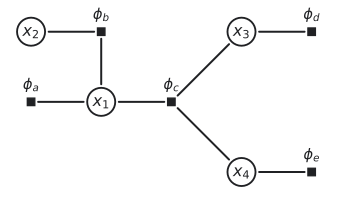

Source code (Python):
"""Factor graph over four binary variables, factors phi_a..phi_e. Redrawn from the TikZ source of
Gutmann, Pen and Paper Exercises in Machine Learning (CC BY 4.0), Ex. 6.3.
"""

import matplotlib.pyplot as plt
from matplotlib.patches import Circle, FancyArrowPatch, Rectangle

from mlrecall.figstyle import INK, LIGHT, save

R = 0.3  # node radius (data units)
PANELS = [
    {
        "nodes": {
            "x1": (0, 0, "$x_1$"),
            "x2": (-1.5, 1.5, "$x_2$"),
            "x3": (3, 1.5, "$x_3$"),
            "x4": (3, -1.5, "$x_4$"),
        },
        "factors": {
            "a": (-1.5, 0, "$\\phi_a$", "above"),
            "b": (0, 1.5, "$\\phi_b$", "above"),
            "c": (1.5, 0, "$\\phi_c$", "above"),
            "d": (4.5, 1.5, "$\\phi_d$", "above"),
            "e": (4.5, -1.5, "$\\phi_e$", "above"),
        },
        "edges": [
            ("a", "x1", "u", 0.0),
            ("b", "x1", "u", 0.0),
            ("b", "x2", "u", 0.0),
            ("x1", "c", "u", 0.0),
            ("c", "x3", "u", 0.0),
            ("c", "x4", "u", 0.0),
            ("x3", "d", "u", 0.0),
            ("x4", "e", "u", 0.0),
        ],
    }
]


def draw(ax, panel):
    nodes, patches = panel["nodes"], {}
    for name, (x, y, label) in nodes.items():
        shaded = name in panel.get("shaded", ())
        c = Circle((x, y), R, fc=LIGHT if shaded else "white", ec=INK, lw=1.4, zorder=3)
        ax.add_patch(c)
        patches[name] = c
        ax.text(x, y, label, ha="center", va="center", fontsize=12, color=INK, zorder=4)
    for name, (x, y, label, side) in panel.get("factors", {}).items():
        s = 0.16
        sq = Rectangle((x - s / 2, y - s / 2), s, s, fc=INK, ec=INK, zorder=3)
        ax.add_patch(sq)
        patches[name] = sq
        dx, dy, ha, va = {
            "above": (0, 0.2, "center", "bottom"),
            "below": (0, -0.2, "center", "top"),
            "left": (-0.2, 0, "right", "center"),
            "right": (0.2, 0, "left", "center"),
        }[side]
        ax.text(x + dx, y + dy, label, ha=ha, va=va, fontsize=12 - 1, color=INK)
    centers = {k: v[:2] for k, v in {**nodes, **panel.get("factors", {})}.items()}
    for a, b, kind, rad in panel["edges"]:
        ax.add_patch(
            FancyArrowPatch(
                posA=centers[a],
                posB=centers[b],
                patchA=patches[a],
                patchB=patches[b],
                arrowstyle="-|>" if kind == "d" else "-",
                mutation_scale=14,
                connectionstyle=f"arc3,rad={rad}",
                color=INK,
                lw=1.5,
                zorder=2,
            )
        )
    if panel.get("title"):
        ys = [y for x, y, _ in nodes.values()] + [
            y for x, y, *_ in panel.get("factors", {}).values()
        ]
        xs = [x for x, y, _ in nodes.values()] + [
            x for x, y, *_ in panel.get("factors", {}).values()
        ]
        ax.text(
            (min(xs) + max(xs)) / 2,
            min(ys) - R - 0.35,
            panel["title"],
            ha="center",
            va="top",
            fontsize=12,
            color=INK,
            fontweight="bold",
        )
    ax.set_aspect("equal")
    ax.axis("off")
    ax.autoscale_view()


fig, axes = plt.subplots(1, len(PANELS), figsize=(4.4, 2.8), squeeze=False)
for ax, panel in zip(axes[0], PANELS, strict=False):
    draw(ax, panel)
    xs = [x for x, y, _ in panel["nodes"].values()] + [
        x for x, y, *_ in panel.get("factors", {}).values()
    ]
    ys = [y for x, y, _ in panel["nodes"].values()] + [
        y for x, y, *_ in panel.get("factors", {}).values()
    ]
    pad = 0.5
    bottom = 0.75 if panel.get("title") else 0
    ax.set_xlim(min(xs) - pad, max(xs) + pad)
    ax.set_ylim(min(ys) - pad - bottom, max(ys) + pad + panel.get("top", 0))
save(fig, __file__)
